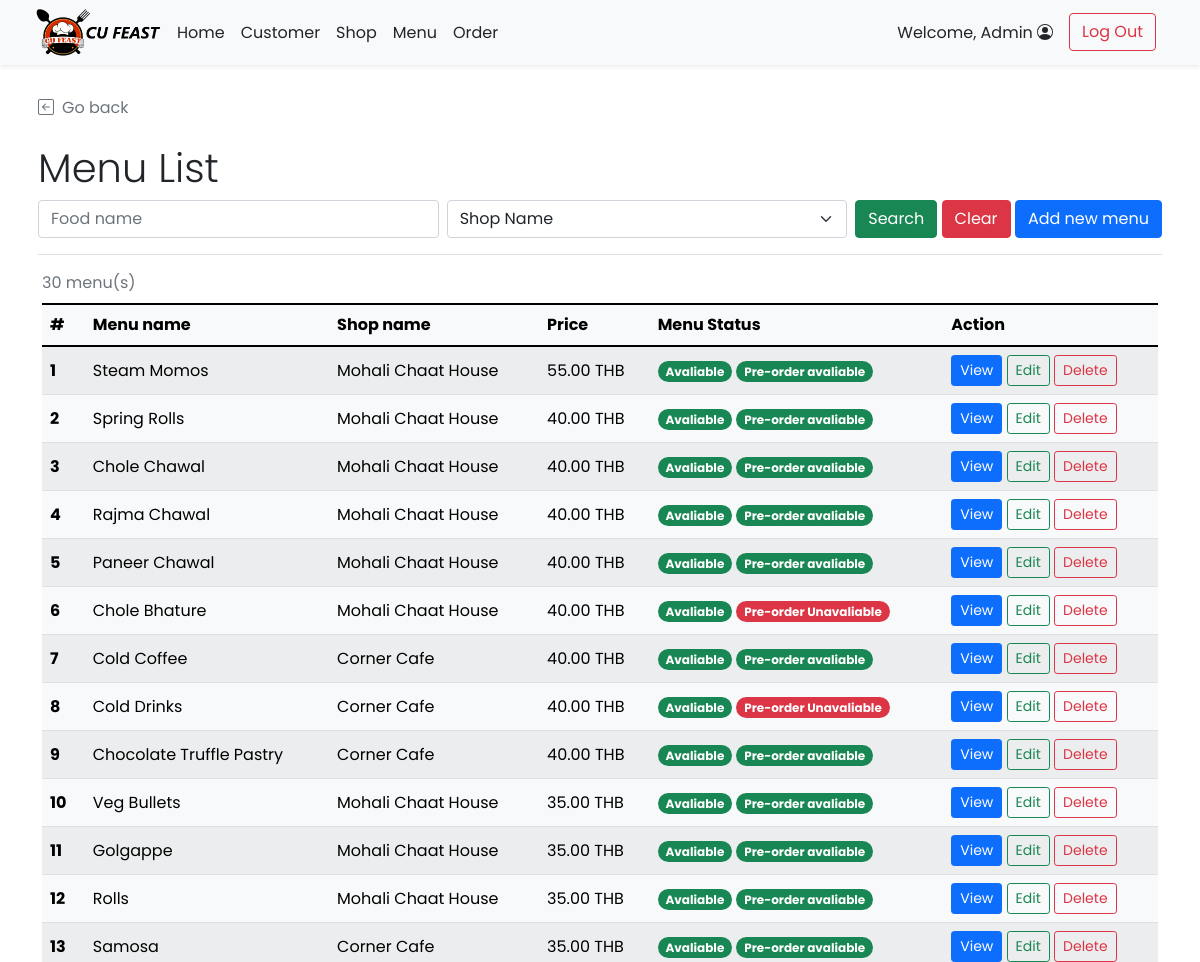
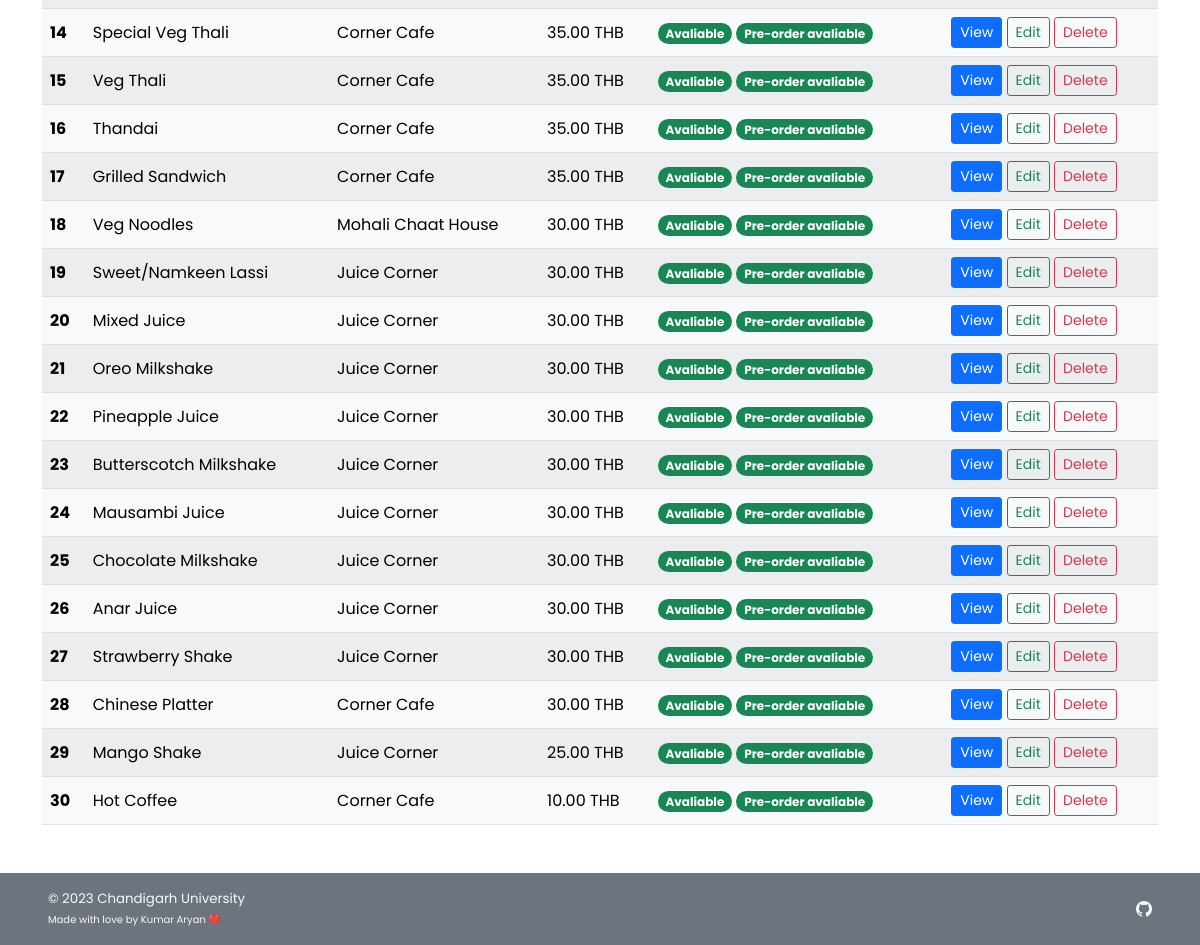
/admin/admin_food_list.php (signed in), run on the app's committed database (2 pictures, top to bottom).
### tables this page shows
CREATE TABLE `food` (
  `f_id` int(11) NOT NULL,
  `s_id` int(11) NOT NULL,
  `f_name` varchar(100) NOT NULL,
  `f_price` decimal(6,2) NOT NULL,
  `f_todayavail` tinyint(4) NOT NULL DEFAULT 1 COMMENT 'Food is available to order or not',
  `f_preorderavail` tinyint(4) NOT NULL DEFAULT 1,
  `f_pic` text DEFAULT NULL
);

CREATE TABLE `shop` (
  `s_id` int(11) NOT NULL,
  `s_username` varchar(45) NOT NULL,
  `s_pwd` varchar(45) NOT NULL,
  `s_name` varchar(100) NOT NULL,
  `s_location` varchar(100) NOT NULL,
  `s_openhour` time NOT NULL,
  `s_closehour` time NOT NULL,
  `s_status` tinyint(4) NOT NULL DEFAULT 1 COMMENT 'Shop ready for taking an order or not (True for open, False for close)',
  `s_preorderStatus` tinyint(4) NOT NULL DEFAULT 1 COMMENT 'Shop is ready for tomorrow pre-order or not',
  `s_email` varchar(100) NOT NULL,
  `s_phoneno` varchar(45) NOT NULL,
  `s_pic` text DEFAULT NULL
);

### admin/admin_food_list.php (the view, shortened to what this page needs)
<!DOCTYPE html>
<html lang="en" class="h-100">
<head>
    <?php
        include("../conn_db.php");
        include('../head.php');
    ?>
    <link href="../css/main.css" rel="stylesheet">
</head>
<body class="d-flex flex-column h-100">
    <?php include('nav_header_admin.php')?>
    <div class="container p-2 pb-0" id="admin-dashboard">
        <div class="mt-4 border-bottom">
            <a class="nav nav-item text-decoration-none text-muted mb-2" href="#" onclick="history.back();">
                <i class="bi bi-arrow-left-square me-2"></i>Go back
            </a>
            <h2 class="pt-3 display-6">Menu List</h2>
            <form class="form-floating mb-3" method="GET" action="admin_food_list.php">
                <div class="row g-2">
                    <div class="col">
                        <input type="text" class="form-control" id="f_name" name="f_name" placeholder="Food name"
                            <?php if(isset($_GET["search"])){?>value="<?php echo $_GET["f_name"];?>" <?php } ?>>
                    </div>
                    <div class="col">
                        <select class="form-select" id="s_id" name="s_id">
                            <option selected value="">Shop Name</option>
                        </select>
                    </div>
                    <div class="col-auto">
                        <button type="submit" name="search" value="1" class="btn btn-success">Search</button>
                        <button type="reset" class="btn btn-danger"
                            onclick="javascript: window.location='admin_food_list.php'">Clear</button>
                        <a href="admin_food_add.php" class="btn btn-primary">Add new menu</a>
                    </div>
                </div>
            </form>
        </div>
    </div>
    <div class="container pt-2" id="cust-table">
        <?php
            if(!isset($_GET["search"])){
                $search_query = "SELECT f.f_id,s.s_id,f.f_name,f.f_price,f.f_todayavail,f.f_preorderavail,s.s_name FROM food f INNER JOIN shop s ON f.s_id = s.s_id ORDER BY f.f_price DESC,f.s_id ASC;";
            }
            $search_result = $mysqli -> query($search_query);
            $search_numrow = $search_result -> num_rows;
            if($search_numrow == 0){
        ?>
        <div class="row">
            <div class="col mt-2 ms-2 p-2 bg-danger text-white rounded text-start">
                <svg xmlns="http://www.w3.org/2000/svg" width="16" height="16" fill="currentColor"
                    class="bi bi-x-circle ms-2" viewBox="0 0 16 16">
                    <path d="M8 15A7 7 0 1 1 8 1a7 7 0 0 1 0 14zm0 1A8 8 0 1 0 8 0a8 8 0 0 0 0 16z" />
                    <path
                        d="M4.646 4.646a.5.5 0 0 1 .708 0L8 7.293l2.646-2.647a.5.5 0 0 1 .708.708L8.707 8l2.647 2.646a.5.5 0 0 1-.708.708L8 8.707l-2.646 2.647a.5.5 0 0 1-.708-.708L7.293 8 4.646 5.354a.5.5 0 0 1 0-.708z" />
                </svg><span class="ms-2 mt-2">No shop found!</span>
                <a href="admin_food_list.php" class="text-white">Clear Search Result</a>
            </div>
        </div>
        <?php } else{ ?>
        <div class="table-responsive">
        <table class="table rounded-5 table-light table-striped table-hover align-middle caption-top mb-5">
            <caption><?php echo $search_numrow;?> menu(s) <?php if(isset($_GET["search"])){?><br /><a
                    Result</a><?php } ?></caption>
            <thead class="bg-light">
                <tr>
                    <th scope="col">#</th>
                    <th scope="col">Menu name</th>
                    <th scope="col">Shop name</th>
                    <th scope="col">Price</th>
                    <th scope="col">Menu Status</th>
                    <th scope="col">Action</th>
                </tr>
            </thead>
            <tbody>
                <?php $i=1; while($row = $search_result -> fetch_array()){ ?>
                <tr>
                    <th><?php echo $i++;?></th>
                    <td><?php echo $row["f_name"];?></td>
                    <td><?php echo $row["s_name"];?></td>
                    <td><?php echo $row["f_price"]." THB";?></td>
                    <td>
                    <?php
                        if($row["f_todayavail"]==1){
                        ?>
                        <span class="badge rounded-pill bg-success">Avaliable</span>
                        <?php }else{ ?>
                        <span class="badge rounded-pill bg-danger">Unavaliable</span>
                        <?php }
                            if($row["f_preorderavail"]==1){
                        ?>
                        <span class="badge rounded-pill bg-success">Pre-order avaliable</span>
                        <?php }else{ ?>
                        <span class="badge rounded-pill bg-danger">Pre-order Unavaliable</span>
                        <?php } ?>
                    </td>
                    <td>
                        <a href="admin_food_detail.php?f_id=<?php echo $row["f_id"]?>"
                            class="btn btn-sm btn-primary">View</a>
                        <a href="admin_food_edit.php?s_id=<?php echo $row["s_id"];?>&f_id=<?php echo $row["f_id"]?>"
                            class="btn btn-sm btn-outline-success">Edit</a>
                        <a href="admin_food_delete.php?f_id=<?php echo $row["f_id"]?>"
                            class="btn btn-sm btn-outline-danger">Delete</a>
                    </td>
                </tr>
                <?php } ?>
            </tbody>
        </table>
        </div>
        <?php }
        ?>
    </div>
    <footer
    class="footer d-flex flex-wrap justify-content-between align-items-center px-5 py-3 mt-auto bg-secondary text-light">
        <span class="smaller-font">&copy; 2023 Chandigarh University<br /><span class="xsmall-font">Made with love by Kumar Aryan ❤️</span></span>
        <ul class="nav justify-content-end list-unstyled d-flex">
            <li class="ms-3"><a class="text-light" target="_blank" href="https://github.com/kumararyan0530"><i
                        class="bi bi-github"></i></a></li>
        </ul>
    </footer>
</body>
</html>

### css/main.css (style rules this page uses)
html { height: 100%; }
body { height: 100%; padding-top: 4rem; margin-bottom: -50px; font-family: 'Poppins', 'Noto Sans Thai', sans-serif; }
a { cursor: pointer; }
.bi { vertical-align: -.125em; fill: currentColor; }
.smaller-font { font-size: smaller; }
.xsmall-font { font-size: x-small; }

### data on the page
food: f_name "Steam Momos", s.s_name "Mohali Chaat House", f_price "55.00", f_todayavail "Avaliable", f_preorderavail "Pre-order avaliable"
food: f_name "Spring Rolls", s.s_name "Mohali Chaat House", f_price "40.00", f_todayavail "Avaliable", f_preorderavail "Pre-order avaliable"
food: f_name "Chole Chawal", s.s_name "Mohali Chaat House", f_price "40.00", f_todayavail "Avaliable", f_preorderavail "Pre-order avaliable"
food: f_name "Rajma Chawal", s.s_name "Mohali Chaat House", f_price "40.00", f_todayavail "Avaliable", f_preorderavail "Pre-order avaliable"
food: f_name "Paneer Chawal", s.s_name "Mohali Chaat House", f_price "40.00", f_todayavail "Avaliable", f_preorderavail "Pre-order avaliable"
food: f_name "Chole Bhature", s.s_name "Mohali Chaat House", f_price "40.00", f_todayavail "Avaliable", f_preorderavail "Pre-order Unavaliable"
food: f_name "Cold Coffee", s.s_name "Corner Cafe", f_price "40.00", f_todayavail "Avaliable", f_preorderavail "Pre-order avaliable"
food: f_name "Cold Drinks", s.s_name "Corner Cafe", f_price "40.00", f_todayavail "Avaliable", f_preorderavail "Pre-order Unavaliable"
food: f_name "Chocolate Truffle Pastry", s.s_name "Corner Cafe", f_price "40.00", f_todayavail "Avaliable", f_preorderavail "Pre-order avaliable"
food: f_name "Veg Bullets", s.s_name "Mohali Chaat House", f_price "35.00", f_todayavail "Avaliable", f_preorderavail "Pre-order avaliable"
food: f_name "Golgappe", s.s_name "Mohali Chaat House", f_price "35.00", f_todayavail "Avaliable", f_preorderavail "Pre-order avaliable"
food: f_name "Rolls", s.s_name "Mohali Chaat House", f_price "35.00", f_todayavail "Avaliable", f_preorderavail "Pre-order avaliable"
food: f_name "Samosa", s.s_name "Corner Cafe", f_price "35.00", f_todayavail "Avaliable", f_preorderavail "Pre-order avaliable"
food: f_name "Special Veg Thali", s.s_name "Corner Cafe", f_price "35.00", f_todayavail "Avaliable", f_preorderavail "Pre-order avaliable"
food: f_name "Veg Thali", s.s_name "Corner Cafe", f_price "35.00", f_todayavail "Avaliable", f_preorderavail "Pre-order avaliable"
food: f_name "Thandai", s.s_name "Corner Cafe", f_price "35.00", f_todayavail "Avaliable", f_preorderavail "Pre-order avaliable"
food: f_name "Grilled Sandwich", s.s_name "Corner Cafe", f_price "35.00", f_todayavail "Avaliable", f_preorderavail "Pre-order avaliable"
food: f_name "Veg Noodles", s.s_name "Mohali Chaat House", f_price "30.00", f_todayavail "Avaliable", f_preorderavail "Pre-order avaliable"
food: f_name "Sweet/Namkeen Lassi", s.s_name "Juice Corner", f_price "30.00", f_todayavail "Avaliable", f_preorderavail "Pre-order avaliable"
food: f_name "Mixed Juice", s.s_name "Juice Corner", f_price "30.00", f_todayavail "Avaliable", f_preorderavail "Pre-order avaliable"
food: f_name "Oreo Milkshake", s.s_name "Juice Corner", f_price "30.00", f_todayavail "Avaliable", f_preorderavail "Pre-order avaliable"
food: f_name "Pineapple Juice", s.s_name "Juice Corner", f_price "30.00", f_todayavail "Avaliable", f_preorderavail "Pre-order avaliable"
food: f_name "Butterscotch Milkshake", s.s_name "Juice Corner", f_price "30.00", f_todayavail "Avaliable", f_preorderavail "Pre-order avaliable"
food: f_name "Mausambi Juice", s.s_name "Juice Corner", f_price "30.00", f_todayavail "Avaliable", f_preorderavail "Pre-order avaliable"
food: f_name "Chocolate Milkshake", s.s_name "Juice Corner", f_price "30.00", f_todayavail "Avaliable", f_preorderavail "Pre-order avaliable"
food: f_name "Anar Juice", s.s_name "Juice Corner", f_price "30.00", f_todayavail "Avaliable", f_preorderavail "Pre-order avaliable"
food: f_name "Strawberry Shake", s.s_name "Juice Corner", f_price "30.00", f_todayavail "Avaliable", f_preorderavail "Pre-order avaliable"
food: f_name "Chinese Platter", s.s_name "Corner Cafe", f_price "30.00", f_todayavail "Avaliable", f_preorderavail "Pre-order avaliable"
food: f_name "Mango Shake", s.s_name "Juice Corner", f_price "25.00", f_todayavail "Avaliable", f_preorderavail "Pre-order avaliable"
food: f_name "Hot Coffee", s.s_name "Corner Cafe", f_price "10.00", f_todayavail "Avaliable", f_preorderavail "Pre-order avaliable"

### other printed values
$_SESSION['firstname'] "Admin"
$search_numrow "30"
